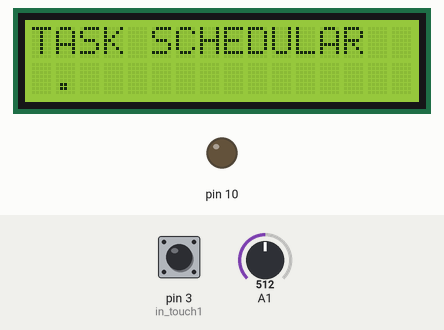
This sketch was run on a simulated Arduino Uno, built with avr-gcc and run on an emulated ATmega328P. Shown: 16×2 character LCD, output pins drawn as LEDs (lit = HIGH). The inputs (shaded band) are chosen by the test bench; at power-on: pin 3 (in_touch1) LOW, A1 = 512. What the sketch prints to the serial monitor is not drawn.

Above: at 1.2 s.
1.3 s: pin 3 (in_touch1) pulled HIGH for 2.4 s
At 3.8 s:
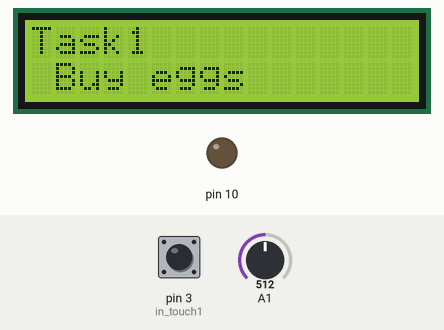
8.7 s: pin 3 (in_touch1) pulled HIGH for 2.4 s
At 11.6 s:
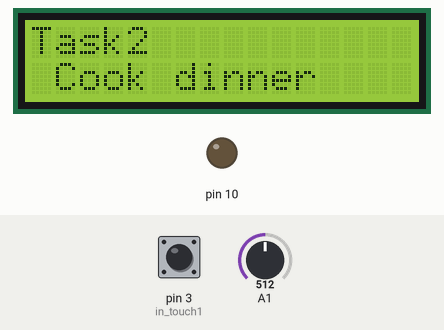
12.6 s: pin 3 (in_touch1) pulled HIGH for 2.4 s
At 14.8 s:
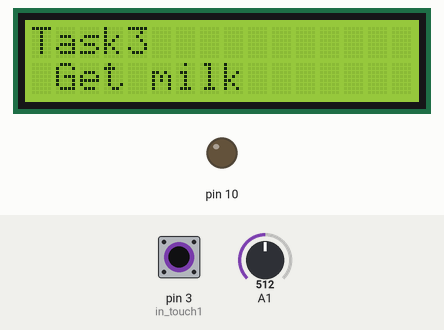
17.0 s: A1 set to 55
19.8 s: A1 set to 44
At 24.6 s:
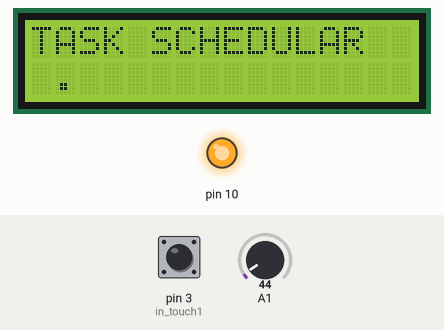
26.1 s: A1 set to 60
At 31.0 s:
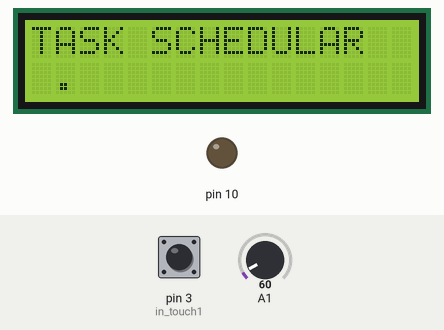
Timing chart, 0 to 32.5 s (numbered marks = the images above; inputs shaded):
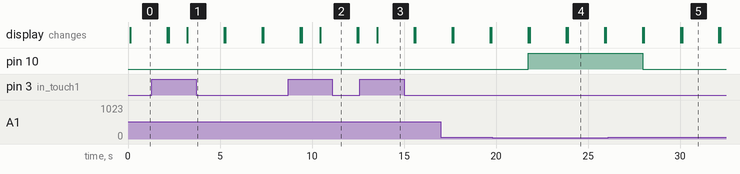

Measured:
- the behaviour switches between 51 and 50 on A1 (found by bisection; images 3 and 4)
- after the input at 1.3 s, the display: first differs from a run without the input after 1.9 s (image 1)
- after the input at 8.7 s, the display: first differs from a run without the input after 1.8 s (image 2)
- after the input at 12.6 s, the display: changes after 0.94 s (image 3)
- after the input at 19.8 s, pin 10: LOW → HIGH after 2.0 s
- after the input at 26.1 s, pin 10: HIGH → LOW after 1.9 s
- what the display in image 4 shows lasts 2.0 s, from 23.9 s to 25.9 s

The sketch:

lcd_ldr.ino
```cpp
#include <Wire.h>
#include <LiquidCrystal_I2C.h>
int in_touch1 = 3;
//int in_touch2 = 4;
int count = 0;
const int n = 3;
//scl - A5
//sda - A4

LiquidCrystal_I2C lcd(0x27,16,2);  // set the LCD address to 0x27 for a 16 chars and 2 line display

void setup()
{
  lcd.init();
  Serial.begin(9600);// initialize the lcd
  // Print a message to the LCD.
  lcd.backlight();
  pinMode(in_touch1, INPUT);
//  Serial.begin(9600);
  pinMode(10, OUTPUT);
  pinMode(A1, INPUT);
}

void loop()
{
  int sensorvalue = analogRead(A1);
  Serial.println(sensorvalue);
  if (sensorvalue <= 50){
    digitalWrite(10, HIGH);
    Serial.println(sensorvalue);
    Serial.println("hello");// turn the LED on (HIGH is the voltage leveltjbh  nb0
    delay(50);
  }
  else if(sensorvalue > 50){
    // wait for a second
    digitalWrite(10, LOW);
    Serial.println(sensorvalue);
    Serial.println("wrong");// turn the LED off by making the voltage LOW
    delay(50);                       // wait for a second
  }

  lcd.setCursor(0,0);
//  lcd.clear();
  lcd.setCursor(0,0);
  lcd.print("TASK SCHEDULAR");
  lcd.setCursor(1,1);
  lcd.print(". ");
  delay(1000);
  int value1 = digitalRead(in_touch1);
//  int value2 = digitalRead(in_touch2);
  Serial.println(value1 + " " + count);
//  delayMicroseconds(1000000);
//  lcd.clear();

  if(value1 == 1 && count == 0){
//    print(count)
    Serial.print("yes");
    lcd.clear();
    lcd.backlight();
    lcd.setCursor(0,0);
    lcd.print("Task" + String(count + 1));
    lcd.setCursor(1,1);
    lcd.print("Buy eggs");
    count = count + 1;
    if(count == n){
      count = 0;
    }
    delay(1000);
//    print(count);
  }
  else if(value1 == 1 && count == 1){
    Serial.print("yes");
    lcd.clear();
    lcd.backlight();
    lcd.setCursor(0,0);
    lcd.print("Task" + String(count + 1));
    lcd.setCursor(1,1);
    lcd.print("Cook dinner");
    count = count + 1;
    if(count == n){
      count = 0;
    }
    delay(1000);
  }
  else if(value1 == 1 && count == 2){
    Serial.print("yes");
    lcd.clear();
    lcd.backlight();
    lcd.setCursor(0,0);
    lcd.print("Task" + String(count + 1));
    lcd.setCursor(1,1);
    lcd.print("Get milk");
    count = count + 1;
    if(count == n){
      count = 0;
    }
    delay(1000);
  }
  delay(1000);
  lcd.clear();
}
```
